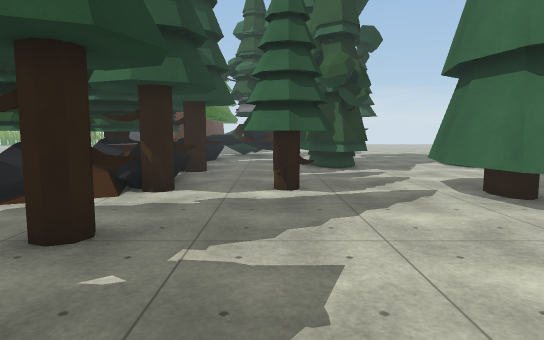
View 1 (above)

24 first-person views from a walk through a 3-D level made in the Unity game engine. The camera is 1.4 m above the floor, tilts 6° down and sees 75° across. The floor is counted in squares, 1 m on a side. Each view is taken from the middle of a square. On the plan, view 1 faces up. The plan holds only what a view shows up to about 15 squares ahead; the rest is blank. The place goes on beyond the plan. The player is left out. Some surface patterns are stand-ins.

View 2
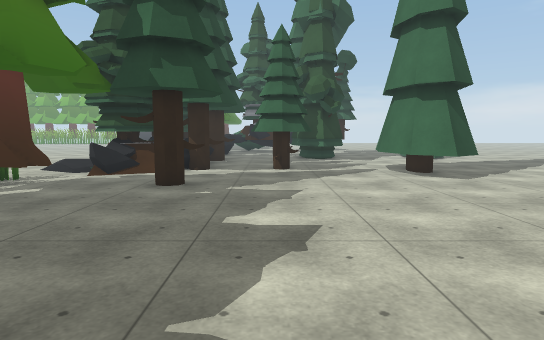

View 3
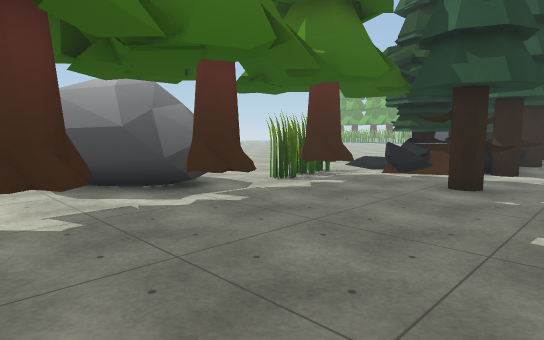

View 4
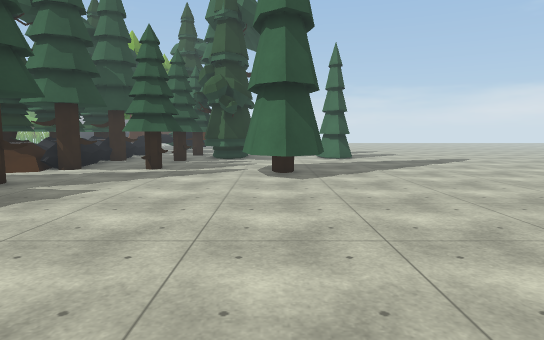

View 5
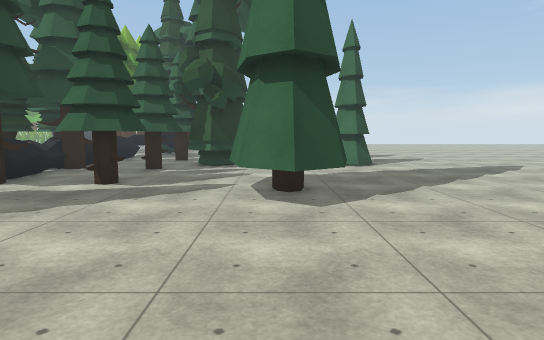

View 6
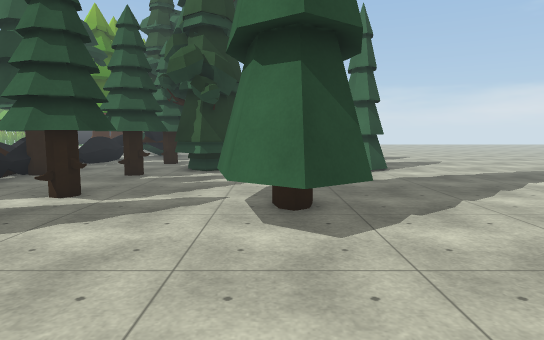

View 7
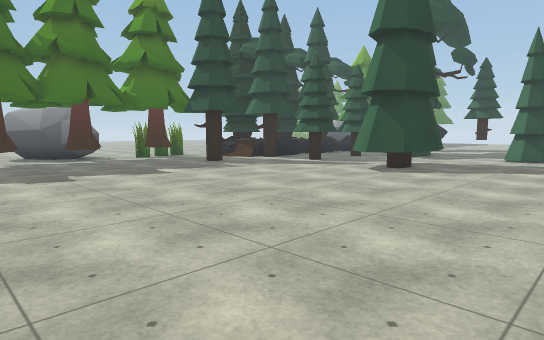

View 8
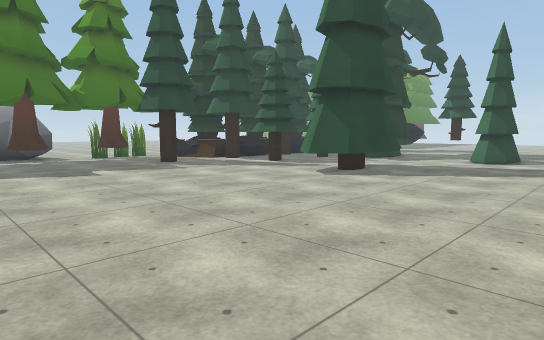

View 9
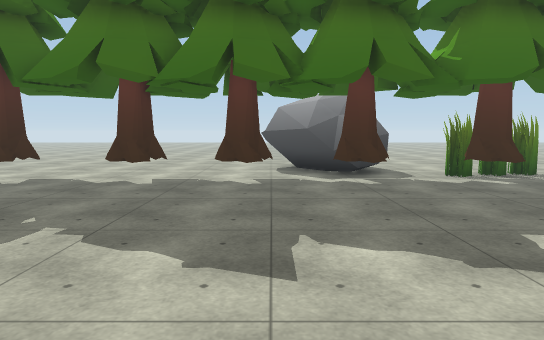

View 10
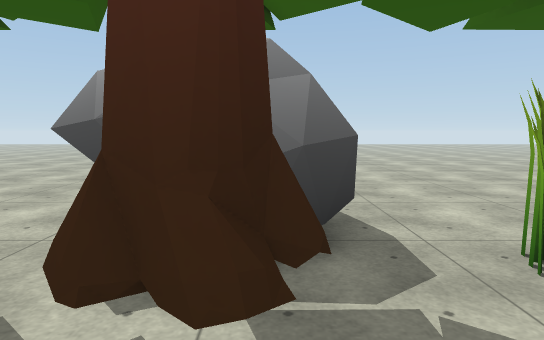

View 11
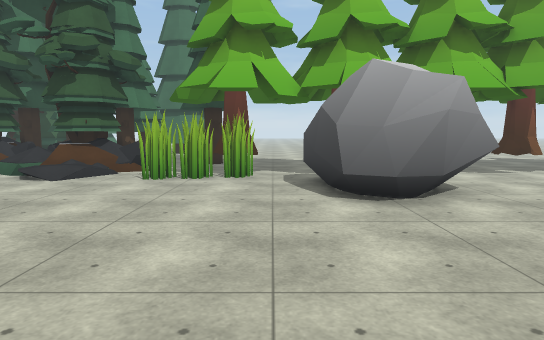

View 12
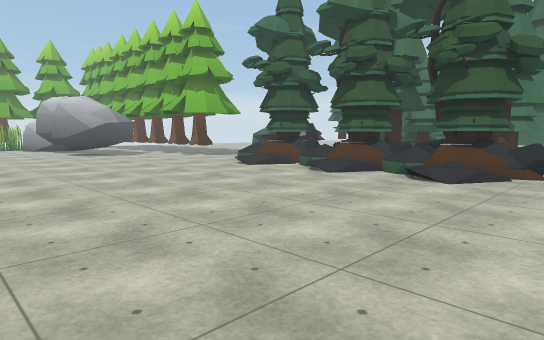

View 13
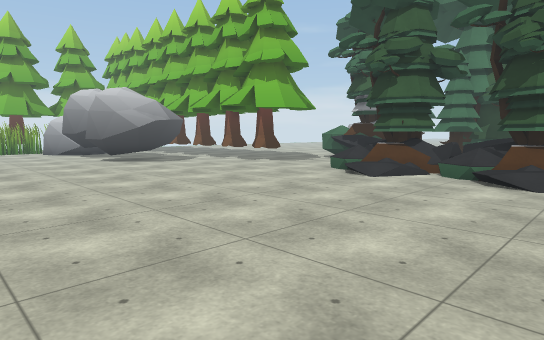

View 14
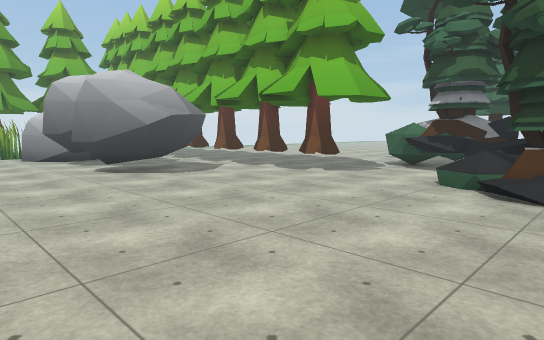

View 15
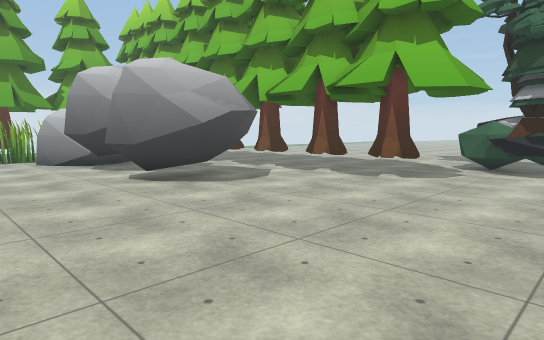

View 16
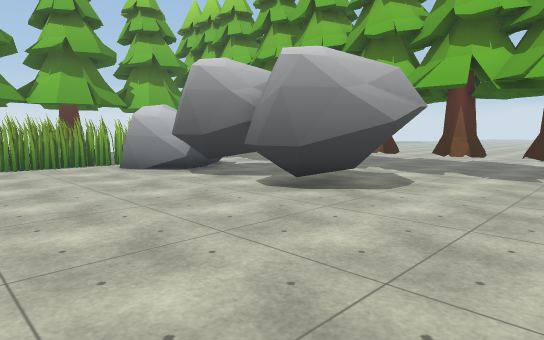

View 17
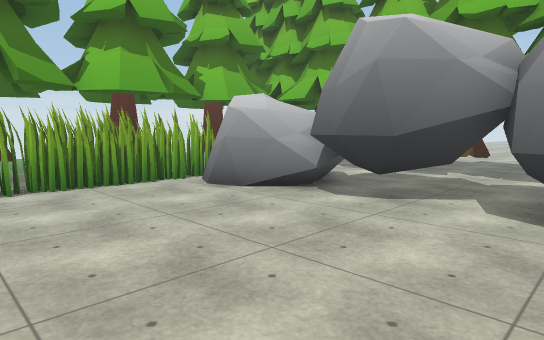

View 18
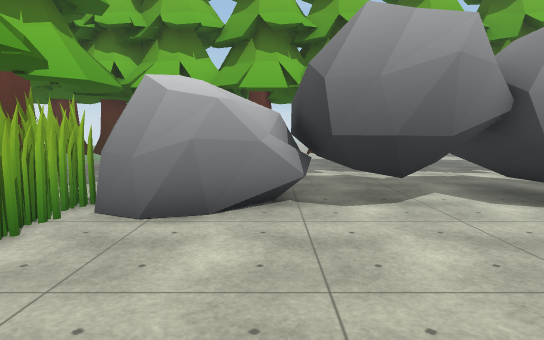

View 19
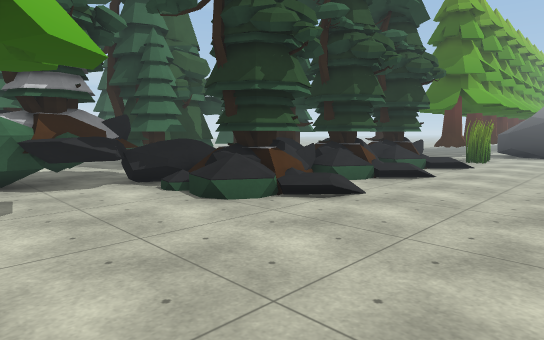

View 20
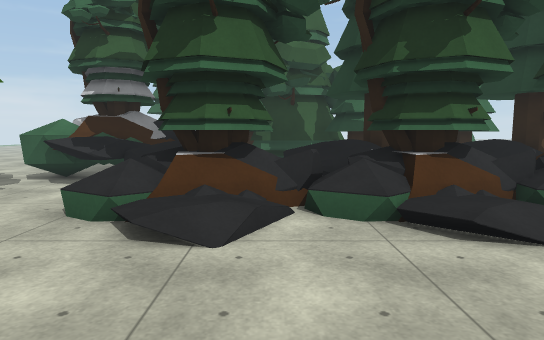

View 21
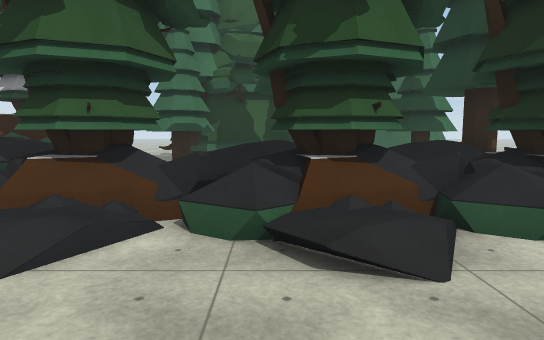

View 22
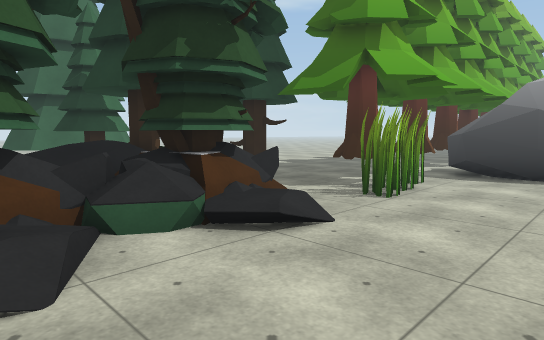

View 23
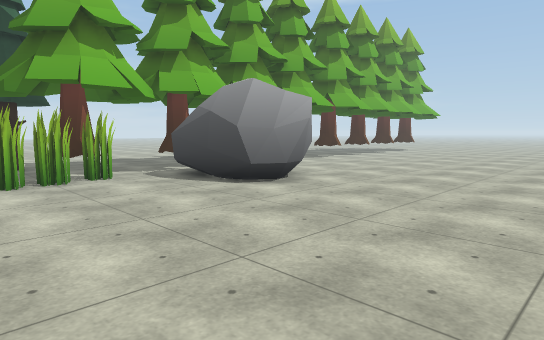

View 24
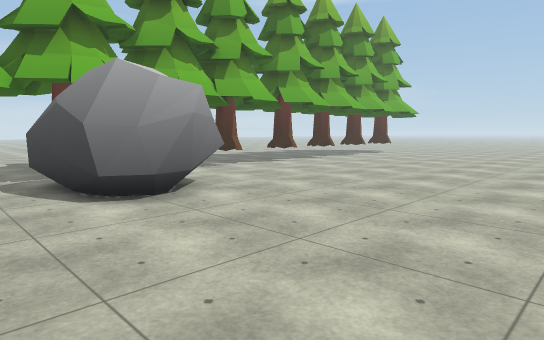

### Floor plan
Key: @ floor where view 1 was taken; # wall or solid block; x gap in a wall; . main floor; : floor 0.25 m higher than the main floor; + floor 0.5 m higher than the main floor; / step, stairs or slope; = window, fence, low wall or low ledge; ^ raised ledge; T pine tree; R rock; B bush; O other object.
Columns run from 19 left of view 1 to 13 right of it. Each row starts with its distance up from view 1.
 39   OOOOOO
 38  .....RR
 37  .....RRR  ..
 36  .....RR   ..
 35 ......RRR  ..
 34  .....RRRR ..x...
 33 ......RR   ..# ...
 32 ......RR   ..x....
 31  ......RR  ..x.
 30  .....RRRR ..#
 29 ......RRRRR..x..
 28  .....RRRRR..x...
 27 .......RRR...# ...
 26 .............x.......
 25  ............# ......
 24   ...........#...B.B
 23 . ..............B R
 22  ..............RRB
 21  ..............RR##
 20  ..............RR#R ^.
 19  ...........+  TT R....
 18  ..........OTTTTT TTTTT
 17  ..........OTTTT  T#TT
 16  ........../:TT T..TTT       ....
 15 ............+TT  ...TTTT... #....
 14 ...........//TTTT .TTTTT...TT....
 13  ..........:TTTTTTT#TTT..........
 12  ..........//TTTT..TT............
 11 ............/TTTT.......T........
 10 ...........//TTTT..TT..TTT.......
  9 ...........:TTTTTTT#T..TTTT......
  8 .........../ TTTT..TT..TTTT......
  7 .............T.........TTTT......
  6 ...........O...........TTT.......
  5 ...........O....#T......T........
  4 ...........O.#.TT...............
  3 ...........O##..................
  2 ................................
  1  .......RRRR....................
  0 .......RRRRR.#=....@.............
 -1 .......RRRRRx#...................
 -2  ......RRRRR....................
 -3  .......RRR.....................
 -4  ............#=................ .
 -5  .............................
 -6  ....................      ..  .

Positions as (right, up) in squares from view 1, and headings:
1: (0, 0), facing up
2: (0, -5), facing up
3: (0, -5), facing up-left
4: (5, -5), facing up
5: (5, -1), facing up
6: (5, 1), facing up
7: (12, -6), facing up-left
8: (13, -4), facing up-left
9: (4, -3), facing left
10: (-4, 0), facing left
11: (-19, 2), facing right
12: (-19, 5), facing up-right
13: (-19, 11), facing up-right
14: (-17, 16), facing up-right
15: (-17, 19), facing up-right
16: (-19, 23), facing up-right
17: (-19, 29), facing up-right
18: (-19, 35), facing right
19: (-13, 24), facing down-right
20: (-13, 16), facing right
21: (-12, 14), facing right
22: (-12, 13), facing down-right
23: (-19, 7), facing down-right
24: (-19, 3), facing down-right
